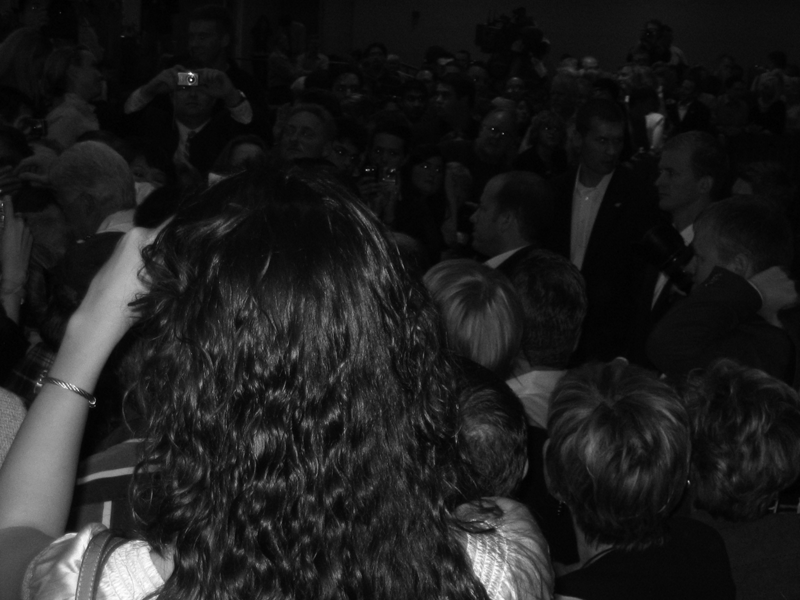
%> input picture histograms/images/crowd.tif, 800 x 600 px
$ octave main.m   (GNU Octave 9; MATLAB toolbox functions it lacks are replaced by stand-ins)
%> lines starting %> are read from the running program, lines starting %| are printed output that depends on the picture; pictures that were not available may be replaced by others from this repository, and a replacement may not be noted
% main - creates all the plots

%% data

crowd = imread('images/crowd.tif');
%> crowd is the input picture: size 600x800 uint8; min 0, max 255, mean 30
university = imread('images/university.tif');
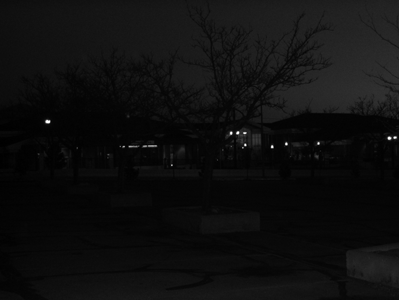
%> input picture histograms/images/university.png, 399 x 300 px, given in place of university.tif, which was not available
%> university is the input picture: size 300x399 uint8; min 0, max 255, mean 14.8
chang = imread('images/chang.tif');
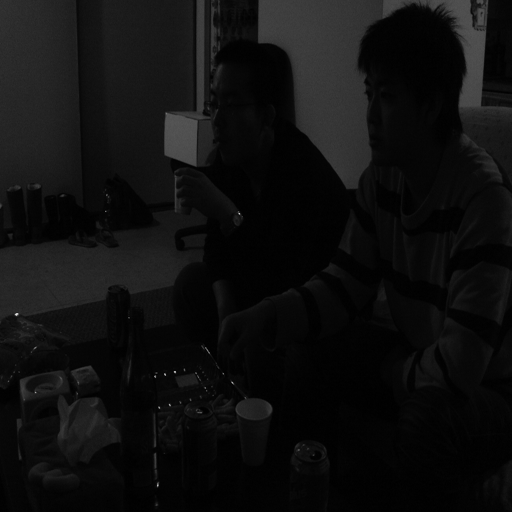
%> input picture histograms/images/chang.tif, 512 x 512 px
%> chang is the input picture: size 512x512 uint8; min 0, max 228, mean 15.2
portal = imread('images/portal.tif');
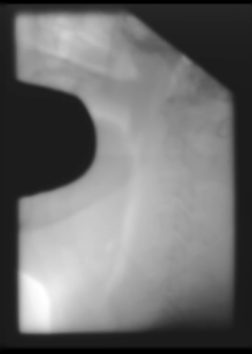
%> input picture histograms/images/portal.tif, 252 x 354 px
%> portal is the input picture: size 354x252 uint8; min 0, max 255, mean 111.3

checker1 = imread('images/checker1.gif');
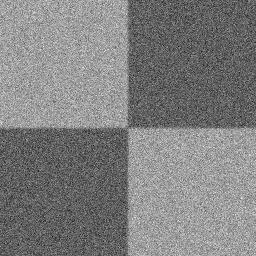
%> input picture histograms/images/checker1.gif, 256 x 256 px
%> checker1: size 256x256 uint8; min 0, max 216, mean 108.5
checker2 = imread('images/checker2.gif');
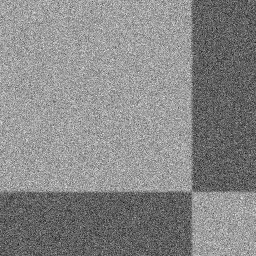
%> input picture histograms/images/checker2.gif, 256 x 256 px
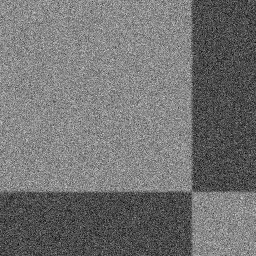
%> checker2: size 256x256 uint8; min 0, max 214, mean 114.5
%> (the run ends here)
